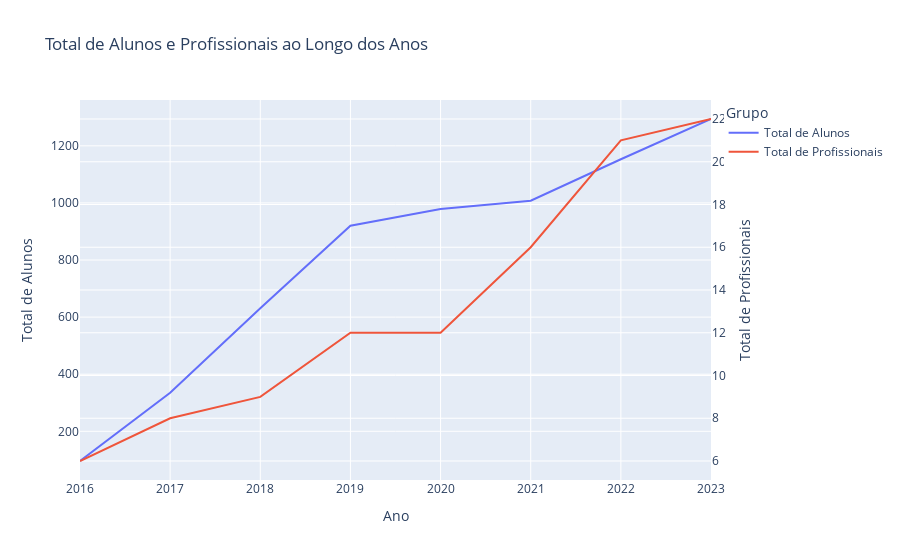

The code cell stored with this chart in its notebook:
### Code cell
# Criando o gráfico de linha para a soma dos alunos e dos profissionais ao longo dos anos
fig = go.Figure()

# Adicionando linhas para a soma dos alunos e dos profissionais
fig.add_trace(go.Scatter(x=df_dados_gerais['Ano'], y=df_dados_gerais['Total_Alunos'], mode='lines', name='Total de Alunos'))

# Adicionando uma segunda escala para os profissionais
fig.add_trace(go.Scatter(x=df_dados_gerais['Ano'], y=df_dados_gerais['Total_Profissionais'], mode='lines', name='Total de Profissionais', yaxis='y2'))

# Personalizando o layout do gráfico
fig.update_layout(title='Total de Alunos e Profissionais ao Longo dos Anos',
                  xaxis_title='Ano',
                  yaxis_title='Total de Alunos',
                  legend_title='Grupo',
                  yaxis2=dict(title='Total de Profissionais', overlaying='y', side='right'))

# Exibindo o gráfico
fig.show()

### Figure 1 — Plotly figure (JSON) as saved in the notebook; plotly's stock layout.template omitted (floating-point values rounded to 4 significant figures)
{"data": [{"mode": "lines", "name": "Total de Alunos", "type": "scatter", "x": [2016, 2017, 2018, 2019, 2020, 2021, 2022, 2023], "y": [96, 335, 631, 920, 979, 1008, 1153, 1294]}, {"mode": "lines", "name": "Total de Profissionais", "type": "scatter", "x": [2016, 2017, 2018, 2019, 2020, 2021, 2022, 2023], "y": [6, 8, 9, 12, 12, 16, 21, 22], "yaxis": "y2"}], "layout": {"legend": {"title": {"text": "Grupo"}}, "title": {"text": "Total de Alunos e Profissionais ao Longo dos Anos"}, "xaxis": {"title": {"text": "Ano"}}, "yaxis": {"title": {"text": "Total de Alunos"}}, "yaxis2": {"overlaying": "y", "side": "right", "title": {"text": "Total de Profissionais"}}}}
